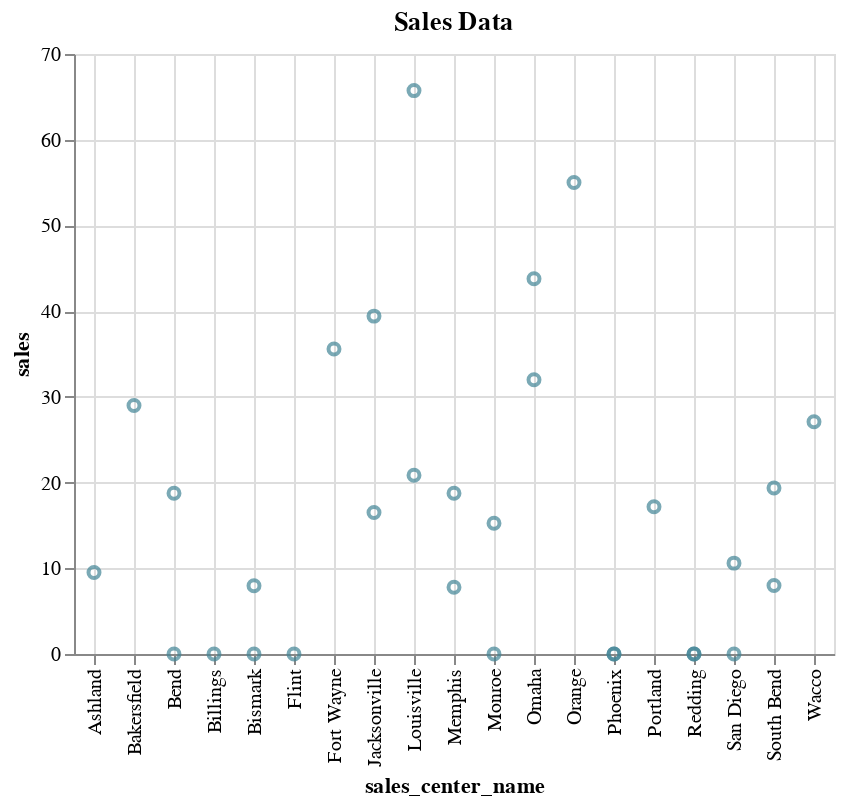

The notebook cell saved with this chart:
### Markdown cell above
#### Different styles of chart can be generated using the mark parameter
Supported mark types include area, bar, circle, line, point, rect, rule, square, text, tick, rect.

See the Vega-Lite specification for the complete list of mark types (https://vega.github.io/vega-lite/)

### Code cell
%chart sales_center_name, sales, title=Sales Data, color=#428495, mark=point

### Figure 1 — Vega-Lite specification as saved in the notebook (floating-point values rounded to 4 significant figures)
{"$schema": "https://vega.github.io/schema/vega-lite/v3.json", "data": {"format": {"type": "json"}, "values": [{"SALES": ".00", "Sales_Center_ID": "1111", "Sales_Center_Name": "Phoenix"}, {"SALES": "35.58", "Sales_Center_ID": "1114", "Sales_Center_Name": "Fort Wayne"}, {"SALES": ".00", "Sales_Center_ID": "9999", "Sales_Center_Name": "Redding"}, {"SALES": "16.50", "Sales_Center_ID": "1113", "Sales_Center_Name": "Jacksonville"}, {"SALES": "7.79", "Sales_Center_ID": "6666", "Sales_Center_Name": "Memphis"}, {"SALES": "65.73", "Sales_Center_ID": "4444", "Sales_Center_Name": "Louisville"}, {"SALES": "29.00", "Sales_Center_ID": "2111", "Sales_Center_Name": "Bakersfield"}, {"SALES": "17.18", "Sales_Center_ID": "1116", "Sales_Center_Name": "Portland"}, {"SALES": "43.78", "Sales_Center_ID": "3333", "Sales_Center_Name": "Omaha"}, {"SALES": ".00", "Sales_Center_ID": "8888", "Sales_Center_Name": "San Diego"}, {"SALES": "27.10", "Sales_Center_ID": "1118", "Sales_Center_Name": "Wacco"}, {"SALES": ".00", "Sales_Center_ID": "1119", "Sales_Center_Name": "Flint"}, {"SALES": "55.00", "Sales_Center_ID": "3111", "Sales_Center_Name": "Orange"}, {"SALES": "19.36", "Sales_Center_ID": "1112", "Sales_Center_Name": "South Bend"}, {"SALES": ".00", "Sales_Center_ID": "2222", "Sales_Center_Name": "Bend"}, {"SALES": ".00", "Sales_Center_ID": "1115", "Sales_Center_Name": "Billings"}, {"SALES": "15.25", "Sales_Center_ID": "7777", "Sales_Center_Name": "Monroe"}, {"SALES": "9.50", "Sales_Center_ID": "1117", "Sales_Center_Name": "Ashland"}, {"SALES": ".00", "Sales_Center_ID": "1111", "Sales_Center_Name": "Phoenix"}, {"SALES": ".00", "Sales_Center_ID": "9999", "Sales_Center_Name": "Redding"}, {"SALES": "39.42", "Sales_Center_ID": "1113", "Sales_Center_Name": "Jacksonville"}, {"SALES": "18.75", "Sales_Center_ID": "6666", "Sales_Center_Name": "Memphis"}, {"SALES": "20.85", "Sales_Center_ID": "4444", "Sales_Center_Name": "Louisville"}, {"SALES": "32.00", "Sales_Center_ID": "3333", "Sales_Center_Name": "Omaha"}, {"SALES": "10.60", "Sales_Center_ID": "8888", "Sales_Center_Name": "San Diego"}, {"SALES": "8.00", "Sales_Center_ID": "1112", "Sales_Center_Name": "South Bend"}, {"SALES": "18.75", "Sales_Center_ID": "2222", "Sales_Center_Name": "Bend"}, {"SALES": ".00", "Sales_Center_ID": "7777", "Sales_Center_Name": "Monroe"}, {"SALES": ".00", "Sales_Center_ID": "5555", "Sales_Center_Name": "Bismark"}, {"SALES": "7.97", "Sales_Center_ID": "5555", "Sales_Center_Name": "Bismark"}]}, "encoding": {"x": {"axis": {"grid": true, "title": "sales_center_name"}, "field": "Sales_Center_Name", "type": "nominal"}, "y": {"axis": {"grid": true, "title": "sales"}, "field": "SALES", "type": "quantitative"}}, "mark": {"color": "#428495", "type": "point"}, "title": "Sales Data"}
